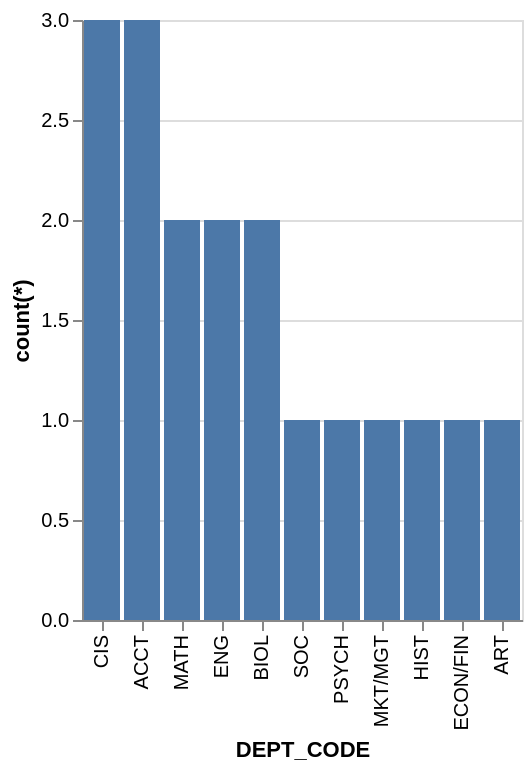

The Vega-Lite source for this figure:
### Vega-Lite specification from a JSON file in a GitHub repository (floating-point values rounded to 4 significant figures)
{"data": {"values": [{"x_data": "CIS", "y_data": 3}, {"x_data": "ACCT", "y_data": 3}, {"x_data": "MATH", "y_data": 2}, {"x_data": "ENG", "y_data": 2}, {"x_data": "BIOL", "y_data": 2}, {"x_data": "SOC", "y_data": 1}, {"x_data": "PSYCH", "y_data": 1}, {"x_data": "MKT/MGT", "y_data": 1}, {"x_data": "HIST", "y_data": 1}, {"x_data": "ECON/FIN", "y_data": 1}, {"x_data": "ART", "y_data": 1}]}, "mark": "bar", "encoding": {"x": {"field": "x_data", "type": "nominal", "title": "DEPT_CODE", "sort": {"op": "sum", "field": "y_data", "order": "descending"}}, "y": {"field": "y_data", "type": "quantitative", "title": "count(*)"}}}
